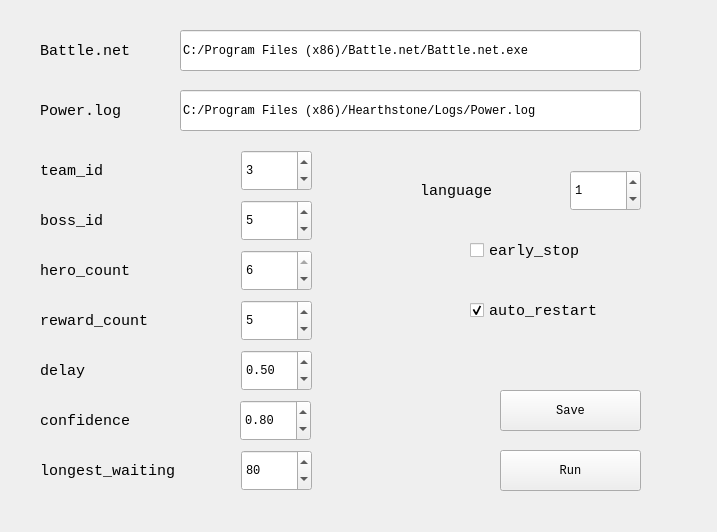
<?xml version="1.0" encoding="UTF-8"?>
<ui version="4.0">
 <class>MainWindow</class>
 <widget class="QMainWindow" name="MainWindow">
  <property name="geometry">
   <rect>
    <x>0</x>
    <y>0</y>
    <width>717</width>
    <height>532</height>
   </rect>
  </property>
  <property name="font">
   <font>
    <family>Consolas</family>
   </font>
  </property>
  <property name="acceptDrops">
   <bool>false</bool>
  </property>
  <property name="windowTitle">
   <string>Script_GUI</string>
  </property>
  <widget class="QWidget" name="centralwidget">
   <property name="acceptDrops">
    <bool>false</bool>
   </property>
   <widget class="QPushButton" name="Run">
    <property name="geometry">
     <rect>
      <x>500</x>
      <y>450</y>
      <width>141</width>
      <height>41</height>
     </rect>
    </property>
    <property name="text">
     <string>Run</string>
    </property>
   </widget>
   <widget class="QLineEdit" name="bn_path">
    <property name="enabled">
     <bool>true</bool>
    </property>
    <property name="geometry">
     <rect>
      <x>180</x>
      <y>30</y>
      <width>461</width>
      <height>41</height>
     </rect>
    </property>
    <property name="acceptDrops">
     <bool>true</bool>
    </property>
    <property name="text">
     <string>C:/Program Files (x86)/Battle.net/Battle.net.exe</string>
    </property>
    <property name="placeholderText">
     <string/>
    </property>
   </widget>
   <widget class="QLineEdit" name="hs_log">
    <property name="enabled">
     <bool>true</bool>
    </property>
    <property name="geometry">
     <rect>
      <x>180</x>
      <y>90</y>
      <width>461</width>
      <height>41</height>
     </rect>
    </property>
    <property name="acceptDrops">
     <bool>true</bool>
    </property>
    <property name="text">
     <string>C:/Program Files (x86)/Hearthstone/Logs/Power.log</string>
    </property>
    <property name="placeholderText">
     <string/>
    </property>
   </widget>
   <widget class="QPushButton" name="Save">
    <property name="geometry">
     <rect>
      <x>500</x>
      <y>390</y>
      <width>141</width>
      <height>41</height>
     </rect>
    </property>
    <property name="text">
     <string>Save</string>
    </property>
   </widget>
   <widget class="QLabel" name="hs_log_2">
    <property name="geometry">
     <rect>
      <x>40</x>
      <y>90</y>
      <width>131</width>
      <height>41</height>
     </rect>
    </property>
    <property name="font">
     <font>
      <family>Consolas</family>
      <pointsize>11</pointsize>
     </font>
    </property>
    <property name="text">
     <string>Power.log</string>
    </property>
   </widget>
   <widget class="QLabel" name="bn_path_2">
    <property name="geometry">
     <rect>
      <x>40</x>
      <y>30</y>
      <width>131</width>
      <height>41</height>
     </rect>
    </property>
    <property name="font">
     <font>
      <family>Consolas</family>
      <pointsize>11</pointsize>
     </font>
    </property>
    <property name="text">
     <string>Battle.net</string>
    </property>
   </widget>
   <widget class="QLabel" name="team_id_2">
    <property name="geometry">
     <rect>
      <x>40</x>
      <y>150</y>
      <width>171</width>
      <height>41</height>
     </rect>
    </property>
    <property name="font">
     <font>
      <family>Consolas</family>
      <pointsize>11</pointsize>
     </font>
    </property>
    <property name="text">
     <string>team_id</string>
    </property>
   </widget>
   <widget class="QLabel" name="reward_count_2">
    <property name="geometry">
     <rect>
      <x>40</x>
      <y>300</y>
      <width>171</width>
      <height>41</height>
     </rect>
    </property>
    <property name="font">
     <font>
      <family>Consolas</family>
      <pointsize>11</pointsize>
     </font>
    </property>
    <property name="text">
     <string>reward_count</string>
    </property>
   </widget>
   <widget class="QSpinBox" name="team_id">
    <property name="geometry">
     <rect>
      <x>241</x>
      <y>150</y>
      <width>71</width>
      <height>41</height>
     </rect>
    </property>
    <property name="maximum">
     <number>8</number>
    </property>
    <property name="value">
     <number>3</number>
    </property>
   </widget>
   <widget class="QSpinBox" name="reward_count">
    <property name="geometry">
     <rect>
      <x>241</x>
      <y>300</y>
      <width>71</width>
      <height>41</height>
     </rect>
    </property>
    <property name="maximum">
     <number>9</number>
    </property>
    <property name="value">
     <number>5</number>
    </property>
   </widget>
   <widget class="QSpinBox" name="hero_count">
    <property name="geometry">
     <rect>
      <x>241</x>
      <y>250</y>
      <width>71</width>
      <height>41</height>
     </rect>
    </property>
    <property name="minimum">
     <number>3</number>
    </property>
    <property name="maximum">
     <number>6</number>
    </property>
    <property name="value">
     <number>6</number>
    </property>
   </widget>
   <widget class="QLabel" name="hero_count_2">
    <property name="geometry">
     <rect>
      <x>40</x>
      <y>250</y>
      <width>171</width>
      <height>41</height>
     </rect>
    </property>
    <property name="font">
     <font>
      <family>Consolas</family>
      <pointsize>11</pointsize>
     </font>
    </property>
    <property name="text">
     <string>hero_count</string>
    </property>
   </widget>
   <widget class="QLabel" name="boss_id_2">
    <property name="geometry">
     <rect>
      <x>40</x>
      <y>200</y>
      <width>171</width>
      <height>41</height>
     </rect>
    </property>
    <property name="font">
     <font>
      <family>Consolas</family>
      <pointsize>11</pointsize>
     </font>
    </property>
    <property name="text">
     <string>boss_id</string>
    </property>
   </widget>
   <widget class="QSpinBox" name="boss_id">
    <property name="geometry">
     <rect>
      <x>241</x>
      <y>200</y>
      <width>71</width>
      <height>41</height>
     </rect>
    </property>
    <property name="maximum">
     <number>9</number>
    </property>
    <property name="value">
     <number>5</number>
    </property>
   </widget>
   <widget class="QLabel" name="delay_2">
    <property name="geometry">
     <rect>
      <x>40</x>
      <y>350</y>
      <width>171</width>
      <height>41</height>
     </rect>
    </property>
    <property name="font">
     <font>
      <family>Consolas</family>
      <pointsize>11</pointsize>
     </font>
    </property>
    <property name="text">
     <string>delay</string>
    </property>
   </widget>
   <widget class="QSpinBox" name="longest_waiting">
    <property name="geometry">
     <rect>
      <x>241</x>
      <y>450</y>
      <width>71</width>
      <height>41</height>
     </rect>
    </property>
    <property name="maximum">
     <number>9999</number>
    </property>
    <property name="value">
     <number>80</number>
    </property>
   </widget>
   <widget class="QLabel" name="longest_waiting_2">
    <property name="geometry">
     <rect>
      <x>40</x>
      <y>450</y>
      <width>201</width>
      <height>41</height>
     </rect>
    </property>
    <property name="font">
     <font>
      <family>Consolas</family>
      <pointsize>11</pointsize>
     </font>
    </property>
    <property name="text">
     <string>longest_waiting</string>
    </property>
   </widget>
   <widget class="QLabel" name="confidence_2">
    <property name="geometry">
     <rect>
      <x>40</x>
      <y>400</y>
      <width>171</width>
      <height>41</height>
     </rect>
    </property>
    <property name="font">
     <font>
      <family>Consolas</family>
      <pointsize>11</pointsize>
     </font>
    </property>
    <property name="text">
     <string>confidence</string>
    </property>
   </widget>
   <widget class="QCheckBox" name="early_stop">
    <property name="geometry">
     <rect>
      <x>470</x>
      <y>230</y>
      <width>171</width>
      <height>41</height>
     </rect>
    </property>
    <property name="font">
     <font>
      <family>Consolas</family>
      <pointsize>11</pointsize>
     </font>
    </property>
    <property name="text">
     <string>early_stop</string>
    </property>
    <property name="iconSize">
     <size>
      <width>16</width>
      <height>16</height>
     </size>
    </property>
    <property name="checkable">
     <bool>true</bool>
    </property>
    <property name="checked">
     <bool>false</bool>
    </property>
    <property name="tristate">
     <bool>false</bool>
    </property>
   </widget>
   <widget class="QDoubleSpinBox" name="delay">
    <property name="geometry">
     <rect>
      <x>241</x>
      <y>350</y>
      <width>71</width>
      <height>41</height>
     </rect>
    </property>
    <property name="maximum">
     <double>1000.000000000000000</double>
    </property>
    <property name="singleStep">
     <double>0.050000000000000</double>
    </property>
    <property name="value">
     <double>0.5</double>
    </property>
   </widget>
   <widget class="QDoubleSpinBox" name="confidence">
    <property name="geometry">
     <rect>
      <x>240</x>
      <y>400</y>
      <width>71</width>
      <height>41</height>
     </rect>
    </property>
    <property name="maximum">
     <double>1.000000000000000</double>
    </property>
    <property name="singleStep">
     <double>0.010000000000000</double>
    </property>
    <property name="value">
     <double>0.8</double>
    </property>
   </widget>
   <widget class="QCheckBox" name="auto_restart">
    <property name="geometry">
     <rect>
      <x>470</x>
      <y>290</y>
      <width>171</width>
      <height>41</height>
     </rect>
    </property>
    <property name="font">
     <font>
      <family>Consolas</family>
      <pointsize>11</pointsize>
     </font>
    </property>
    <property name="text">
     <string>auto_restart</string>
    </property>
    <property name="iconSize">
     <size>
      <width>16</width>
      <height>16</height>
     </size>
    </property>
    <property name="checkable">
     <bool>true</bool>
    </property>
    <property name="checked">
     <bool>true</bool>
    </property>
    <property name="tristate">
     <bool>false</bool>
    </property>
   </widget>
   <widget class="QLabel" name="language_2">
    <property name="geometry">
     <rect>
      <x>420</x>
      <y>170</y>
      <width>131</width>
      <height>41</height>
     </rect>
    </property>
    <property name="font">
     <font>
      <family>Consolas</family>
      <pointsize>11</pointsize>
     </font>
    </property>
    <property name="text">
     <string>language</string>
    </property>
   </widget>
   <widget class="QSpinBox" name="language">
    <property name="geometry">
     <rect>
      <x>570</x>
      <y>170</y>
      <width>71</width>
      <height>41</height>
     </rect>
    </property>
    <property name="maximum">
     <number>9</number>
    </property>
    <property name="value">
     <number>1</number>
    </property>
   </widget>
  </widget>
 </widget>
 <resources/>
 <connections/>
</ui>
